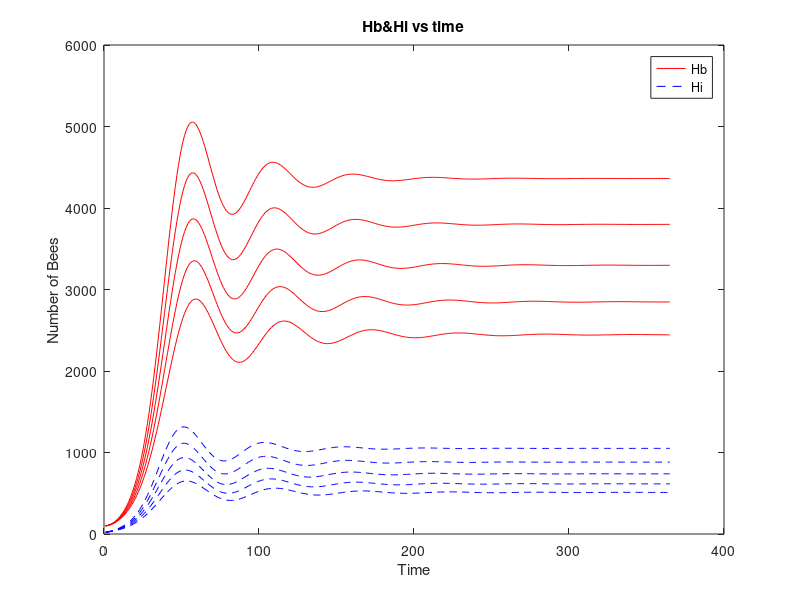
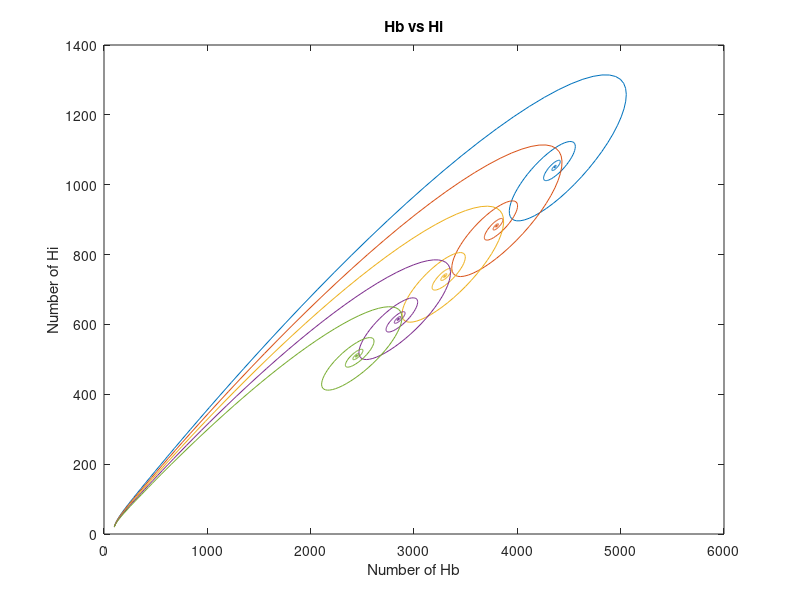

MATLAB code for these plots, in order:
clc;                                               % Clears the screen
clear all;

t=1; t_end=365;%How long the day is

L=1500;
w=10000;
Alpha=0.25;
Sigma=0.75;

for m=0.05:0.05:0.25 %here are how the death rate change
Hb = zeros(t_end,1);
Hi = zeros(t_end,1);

Hb(1) = 100;% How many Hb and Hi in the day 1
Hi(1) = 20;
x=[Hb;Hi];

f1=@(x,y) L.*(x)/(w+x)-Alpha.*x+Sigma.*x.*(y./(x+y));
f2=@(x,y) Alpha.*x-Sigma.*x.*(y./(x-y))-m.*y;  
F_xy = @(x,y)[f1(x,y);f2(x,y)];                    

for i=1:(t_end-1)                           % calculation loop
    k_1 = F_xy(Hb(i),Hi(i)); 
    
    k_2 = F_xy(Hb(i)+0.5*t,Hi(i)+0.5*t*k_1);
    k_3 = F_xy((Hb(i)+0.5*t),(Hi(i)+0.5*t*k_2));
    k_4 = F_xy((Hb(i)+t),(Hi(i)+k_3*t));
    
    Hb(i+1) = Hb(i) + (1/6)*(k_1(1)+2*k_2(1)+2*k_3(1)+k_4(1))*t;
    Hi(i+1) = Hi(i) + (1/6)*(k_1(2)+2*k_2(2)+2*k_3(2)+k_4(2))*t;  
end

time=1:1:t_end;%figures are in here
figure(1);%Hb and Hi vs time
plot(time,Hb,'r-');
hold on;
plot(time,Hi,'b--');
title('Hb&Hi vs time');
xlabel('Time');
ylabel('Number of Bees');
legend('Hb','Hi');

figure(2);%Hb vs Hi
plot(Hb,Hi);
title('Hb vs Hi');
xlabel('Number of Hb');
ylabel('Number of Hi');
hold on;

fprintf('point is %8.4e %8.4e and the rate is %8.4e\n',Hb(t_end),Hi(t_end),Hb(t_end)/Hi(t_end) );
end
